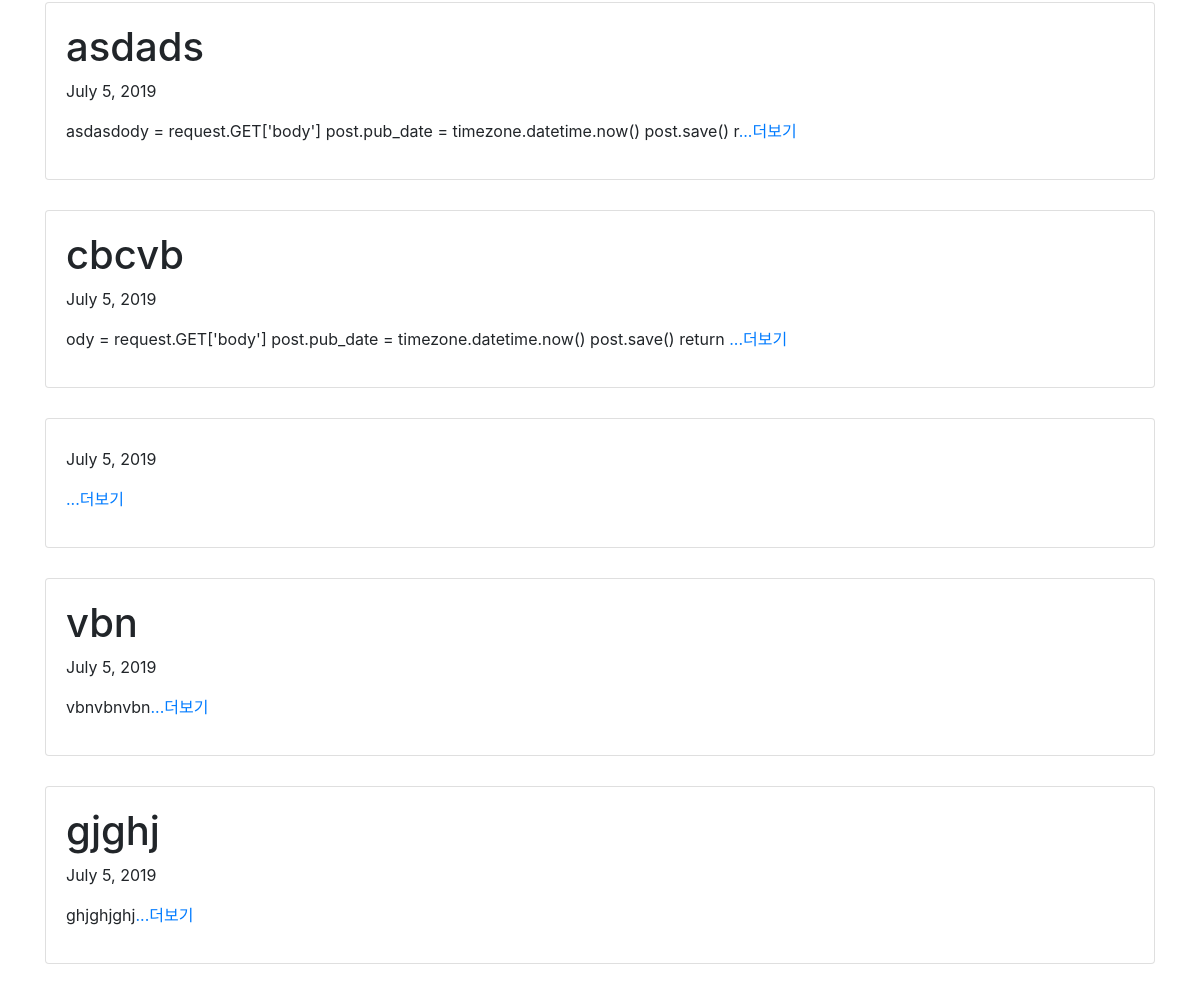
The app's page / (lower part), older data.
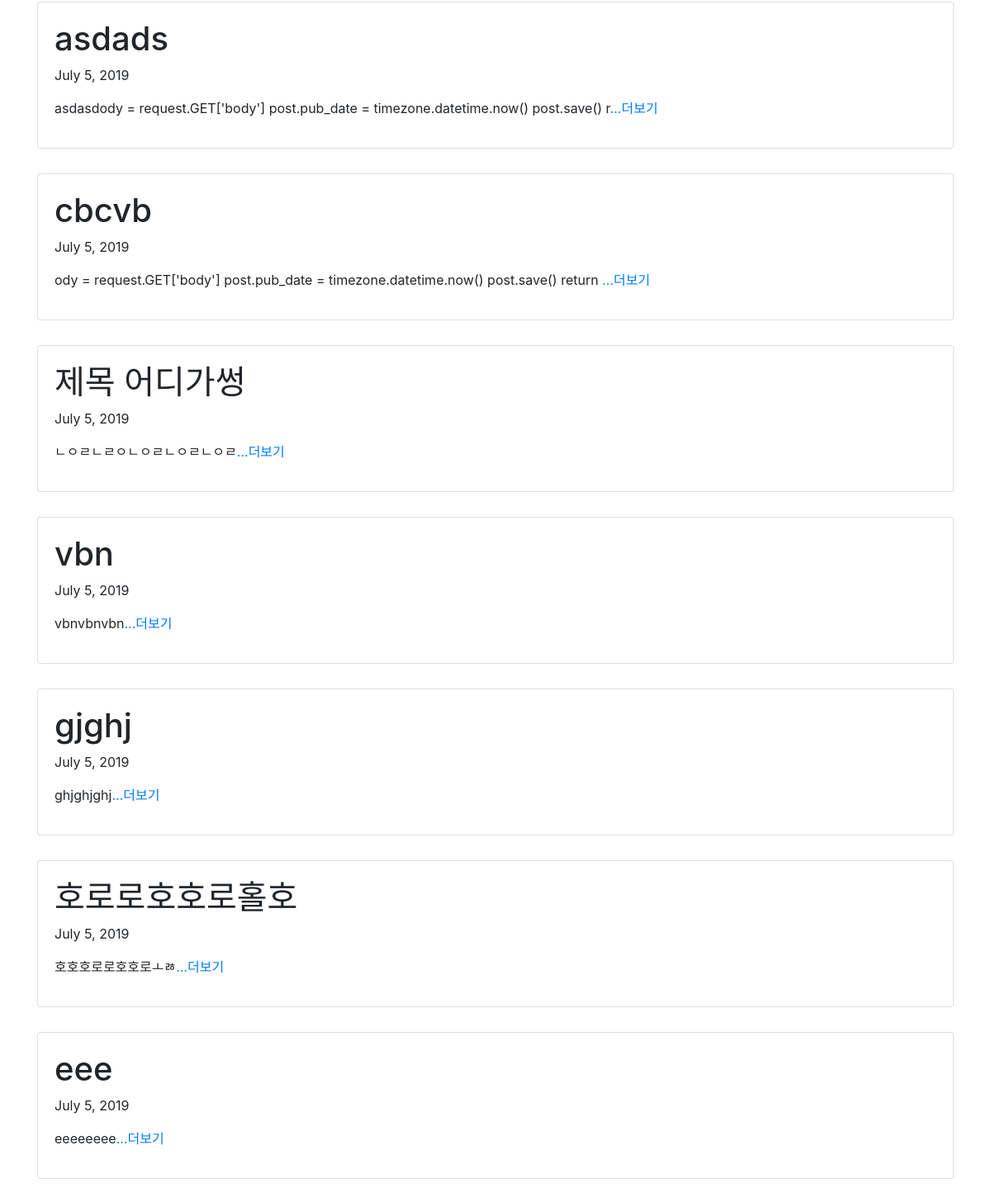
The same page, newer data.
### app_board/models.py (models this page shows, shortened)
class Board(models.Model) :
    title = models.CharField(max_length = 200)
    pub_date = models.DateField('date published')
    body = models.TextField()
    def summary(self) :
        return self.body[:100]

### app_board/views.py (the view)
# urls.py: 2. Add a URL to urlpatterns:  path('', views.home, name='home')
def home(request) :
    boards = Board.objects #admin의 Board안의 데이터들을 boards라는 변수에 담음
    return render(request, 'home.html', {'posts': boards})

### app_board/templates/home.html (shortened to what this page needs)
{% extends 'base.html' %}
{% block content %}
<div class="container">
    {% for post in posts.all %}
    <div class="card">
        <div class="card-body">
            <h1>{{ post.title }}</h1>
            <p>{{ post.pub_date }}</p>
            <p>{{ post.summary }}<a href="{% url 'detail' post.id %}">...더보기</a></p>
        </div>
    </div>
    {% endfor %}
</div>
</body>
{% endblock %}

Row changes from the older to the newer data that the page shows:
changed Board: title (not shown) → "제목 어디가썽"; summary (not shown) → "ㄴㅇㄹㄴㄹㅇㄴㅇㄹㄴㅇㄹㄴㅇㄹ"
added Board: title "호로로호호로홀호", pub_date "July 5, 2019", summary "호호호로로호호로ㅗㅀ"
added Board: title "eee", pub_date "July 5, 2019", summary "eeeeeeee"
